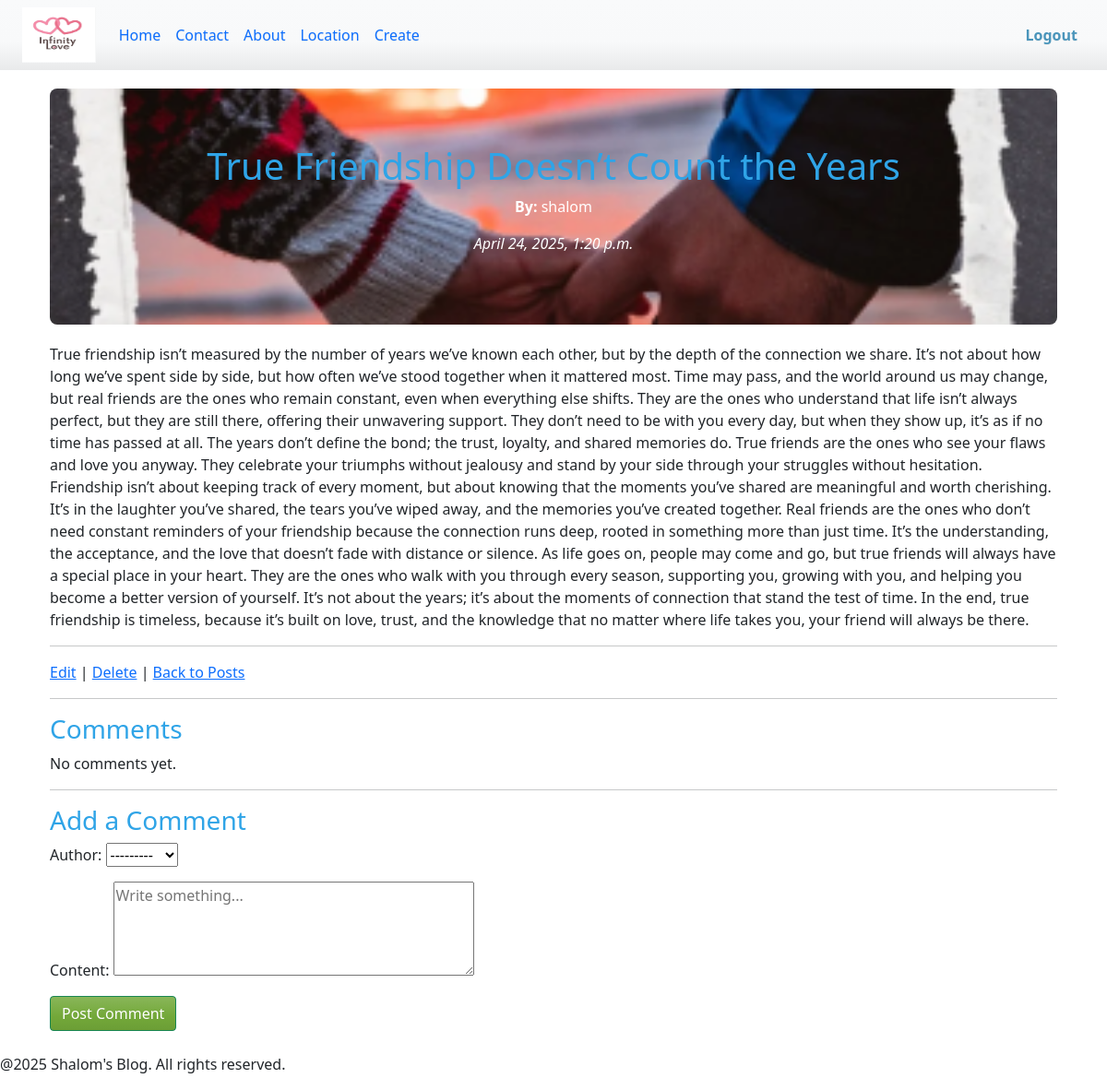
/post/6/ (signed in), run on the app's committed database.
### core/models.py (models this page shows, shortened)
class Post(models.Model):
    title = models.CharField(max_length=200)
    content = models.TextField()
    author = models.ForeignKey(User, on_delete=models.CASCADE, related_name='posts')  # Author
    image = models.ImageField(upload_to='post_images/', blank=True, null=True)  # Image
    created_at = models.DateTimeField(auto_now_add=True)
    updated = models.DateTimeField(auto_now=True)
    likes = models.ManyToManyField(User, related_name='likes', blank=True)  # Likes

### core/views.py (the view)
# urls.py: path('post/<int:pk>/', views.post_detail, name='post_detail'),
@login_required
def post_detail(request, pk):
    post = get_object_or_404(Post, pk=pk)
    comments = post.comments.all()
    if request.method == 'POST':
        form = CommentForm(request.POST)
        if form.is_valid():
            comment = form.save(commit=False)
            comment.post = post
            comment.author = request.user
            comment.save()
            return redirect('core:post_detail', pk=post.pk)
    else:
        form = CommentForm()
    return render(request, 'post_detail.html', {'post': post, 'comments': comments, 'form': form})

### core/forms.py
class CommentForm(forms.ModelForm):
    class Meta:
        model = Comment
        fields = ['author', 'content']
        widgets = {
            'content': forms.Textarea(attrs={'rows': 4, 'placeholder': 'Write something...'}),
        }

### core/templates/post_detail.html (shortened to what this page needs)
{% extends 'base.html' %}
{% block content %}
{% if post.image %}
<div style="
    background-image: url({{post.image.url}});
    background-size: cover;
    background-position: center;
    padding: 60px 30px;
    color: white;
    border-radius: 8px;
    margin-bottom: 20px;
    margin-top: 20px;
    text-align: center;
">
    <h1>{{ post.title }}</h1>
    <p><strong>By:</strong> {{ post.author }}</p>
    <p><em>{{ post.created_at }}</em></p>
</div>
{% endif %}
<div>
    <p>{{ post.content }}</p>
</div>
<hr>
<p>
    <a href="{% url 'core:post_edit' post.pk %}">Edit</a> |
    <a href="{% url 'core:post_delete' post.pk %}">Delete</a> |
    <a href="{% url 'core:home' %}">Back to Posts</a>
</p>
<hr>
<h3>Comments</h3>
<div id="comments">
    {% for comment in comments %}
    <div class="comment" style="border: 1px solid #ddd; padding: 10px; margin-bottom: 10px;">
        <strong>{{ comment.author }}</strong>
        <em>on {{ comment.created_at|date:"Y-m-d H:i" }}</em><br>
        {{ comment.content }}
    </div>
    {% empty %}
    <p>No comments yet.</p>
    {% endfor %}
</div>
<hr>
<h3>Add a Comment</h3>
<form id="comment-form" data-post-id="{{ post.id }}" method="post">
    {{ form.as_p }}
    <button class="btn btn-success" type="submit">Post Comment</button>
</form>
{% endblock %}

### templates/base.html (style rules this page uses)
body { background-color: rgba(245, 245, 245, 0.74); }

### data on the page
Post: image (picture), title "True Friendship Doesn’t Count the Years", author "shalom", created_at "April 24, 2025, 1:20 p.m.", content "True friendship isn’t measured by the number of years we’ve known each other, but by the depth of the connection we share. It’s not about how long we’ve spent side by side, but how often we’ve stood together when it mattered most. Time may pass, and the world around us may change, but real friends are the ones who remain constant, even when everything else shifts. They are the ones who understand that life isn’t always perfect, but they are still there, offering their unwavering support. They don’t need to be with you every day, but when they show up, it’s as if no time has passed at all. The years don’t define the bond; the trust, loyalty, and shared memories do. True friends are the ones…"
